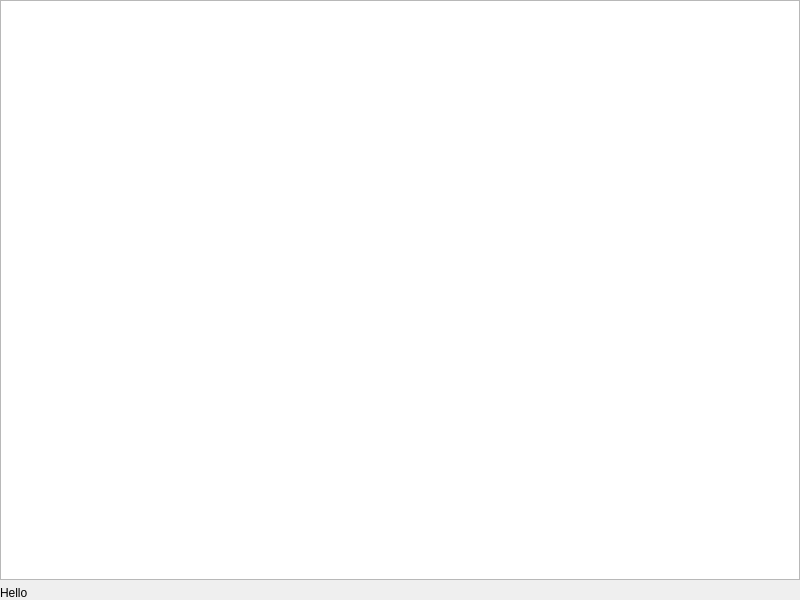
<?xml version="1.0" encoding="UTF-8"?>
<ui version="4.0">
 <class>MainWindow</class>
 <widget class="QMainWindow" name="MainWindow">
  <property name="geometry">
   <rect>
    <x>0</x>
    <y>0</y>
    <width>800</width>
    <height>600</height>
   </rect>
  </property>
  <property name="windowTitle">
   <string>MainWindow</string>
  </property>
  <widget class="QWidget" name="centralwidget">
   <layout class="QGridLayout" name="gridLayout">
    <property name="leftMargin">
     <number>0</number>
    </property>
    <property name="topMargin">
     <number>0</number>
    </property>
    <property name="rightMargin">
     <number>0</number>
    </property>
    <property name="bottomMargin">
     <number>0</number>
    </property>
    <item row="0" column="0">
     <widget class="QTableWidget" name="tableWidgetValues">
      <property name="autoScroll">
       <bool>false</bool>
      </property>
      <property name="editTriggers">
       <set>QAbstractItemView::NoEditTriggers</set>
      </property>
      <property name="alternatingRowColors">
       <bool>true</bool>
      </property>
      <property name="selectionMode">
       <enum>QAbstractItemView::ExtendedSelection</enum>
      </property>
      <property name="verticalScrollMode">
       <enum>QAbstractItemView::ScrollPerPixel</enum>
      </property>
      <property name="horizontalScrollMode">
       <enum>QAbstractItemView::ScrollPerPixel</enum>
      </property>
     </widget>
    </item>
    <item row="1" column="0">
     <widget class="QLabel" name="labelInfo">
      <property name="text">
       <string>Hello</string>
      </property>
      <property name="wordWrap">
       <bool>true</bool>
      </property>
     </widget>
    </item>
   </layout>
  </widget>
 </widget>
 <resources/>
 <connections/>
</ui>
